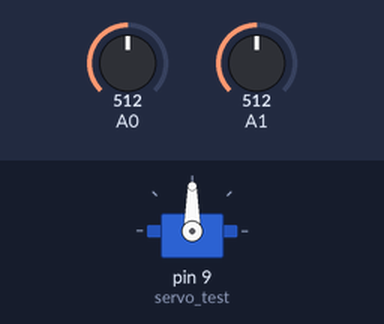
Simulated run of this sketch. Board: Arduino Uno, built with avr-gcc and run on an emulated ATmega328P. Parts: servo. The inputs (shaded band) are chosen by the test bench; at power-on: A0 = 512, A1 = 512. What the sketch prints to the serial monitor is not drawn.

Above: at 1.2 s.
1.3 s: A0 set to 0
5.6 s: A0 set to 3
7.1 s: A0 set to 6
Timing chart, 0 to 10.1 s (numbered marks = the images above; inputs shaded):
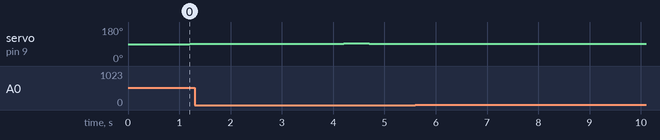

Measured:
- after the input at 5.6 s, every drawn part: stays the same
- after the input at 7.1 s, every drawn part: stays the same

The sketch:

chairservo.ino
```cpp
#include <Servo.h>
Servo servo_test;
void setup() {
  // put your setup code here, to run once:
  Serial.begin(9600);
  servo_test.attach(9);
  servo_test.write(90);
}
int a,b=90,c;
void loop() {
  // put your main code here, to run repeatedly:
c=analogRead(A0);
Serial.print("seat: ");
Serial.println(c);
if(c>4)
{
while(1){
a=analogRead(A1);
Serial.print("back: ");
Serial.println(a);
if((a<4)&&(analogRead(A0)>10)){
  servo_test.write(b);
  b=b-2;
  delay(800);
  Serial.print("b is: ");
  Serial.println(b);}
else if((a>20)&&(analogRead(A0)>10)){
  delay(100);
  servo_test.write(b);
  b=b+2;
  delay(1000);
  Serial.print("b is: ");
  Serial.println(b);}
else{
  delay(2000);
  to90();
  break;
}
}
}
else{
  to90();
}
}
void to90()
{
  while(b!=90)
  {
    if(b<90)
    {
         servo_test.write(b);
         b=b+2;
         delay(500);
         Serial.print("b is: ");
  Serial.println(b);
    }
    else
    {
      servo_test.write(b);
         b=b-2;
         delay(500);
         Serial.print("b is: ");
  Serial.println(b);
    }
  }
}
```
